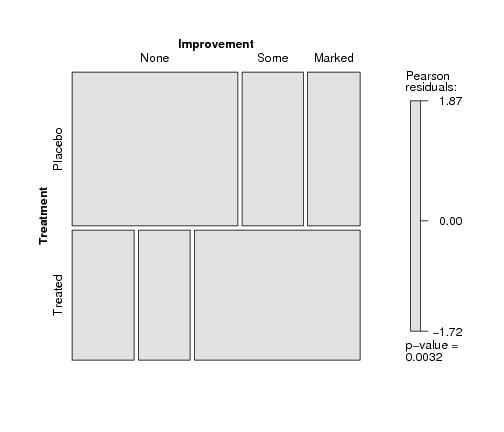

This chart was generated by the following R code:
##########################################################################
### Figure 12.13: Mosaic plot for the arthritis data, using the chi-squared
### test and fixed cut-off points for the shading
##########################################################################
library(vcd)

data(Arthritis)
art <- xtabs(~ Treatment + Improved, data = Arthritis, subset = Sex == "Female")
names(dimnames(art))[2] <- "Improvement"

set.seed(1071)
art_chisq <- coindep_test(art, n = 5000, indepfun = function(x) sum(x^2))

mosaic(art, shade = TRUE, gp_args = list(p.value = art_chisq$p.value))
